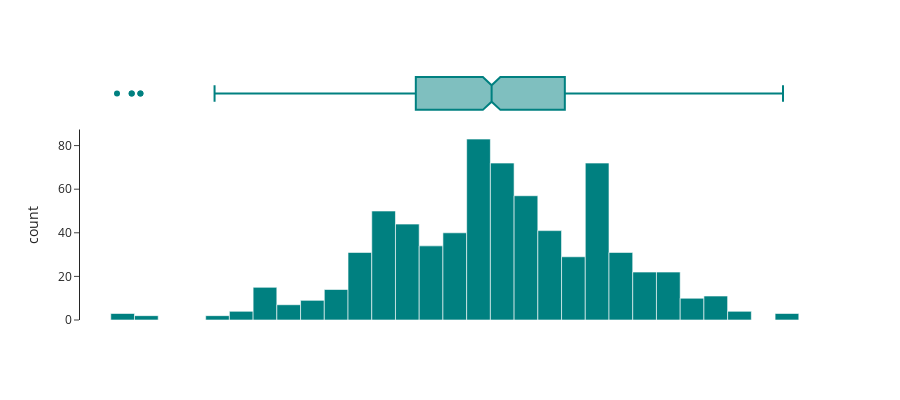

Here is the notebook cell this chart was saved with:
### Code cell
tf_g1=pe.histogram(list_tf,
    template="simple_white",
    width = 900,
    height = 400,
    labels={"variable":"Trace Fitness"},
    color_discrete_sequence=["teal"],
    marginal="box").update_xaxes(visible=False)
tf_g1.update_layout(showlegend=False)

### Figure 1 — Plotly figure (JSON) as saved in the notebook; plotly's stock layout.template omitted (floating-point values rounded to 4 significant figures; data arrays with more than 128 entries replaced by an {"elided": "..."} marker saying what was removed)
{"data": [{"alignmentgroup": "True", "bingroup": "x", "hovertemplate": "Trace Fitness=0<br>value=%{x}<br>count=%{y}<extra></extra>", "legendgroup": "0", "marker": {"color": "teal"}, "name": "0", "offsetgroup": "0", "orientation": "v", "showlegend": true, "type": "histogram", "x": {"elided": "712 float values"}, "xaxis": "x", "yaxis": "y"}, {"alignmentgroup": "True", "hovertemplate": "Trace Fitness=0<br>value=%{x}<extra></extra>", "legendgroup": "0", "marker": {"color": "teal"}, "name": "0", "notched": true, "offsetgroup": "0", "showlegend": false, "type": "box", "x": {"elided": "712 float values"}, "xaxis": "x2", "yaxis": "y2"}], "layout": {"barmode": "relative", "height": 400, "legend": {"title": {"text": "Trace Fitness"}, "tracegroupgap": 0}, "margin": {"t": 60}, "showlegend": false, "width": 900, "xaxis": {"anchor": "y", "domain": [0, 1], "title": {"text": "value"}, "visible": false}, "xaxis2": {"anchor": "y2", "domain": [0, 1], "matches": "x", "showticklabels": false, "visible": false}, "yaxis": {"anchor": "x", "domain": [0, 0.7326], "title": {"text": "count"}}, "yaxis2": {"anchor": "x2", "domain": [0.7426, 1], "matches": "y2", "showline": false, "showticklabels": false, "ticks": ""}}}
